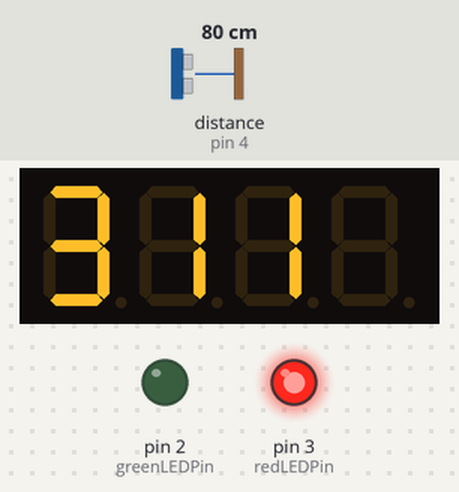
Recording of a sketch running on a simulated Arduino Uno, built with avr-gcc and run on an emulated ATmega328P. Parts: 4-digit seven-segment display, output pins drawn as LEDs (lit = HIGH). Wiring (inferred from the names in the program): ultrasonic range finder: trigger pin 5; echo pin 4. The test bench sets the inputs (shaded band); at power-on: distance to the obstacle (sensor on pin 4) 80 cm. The echo pulse lasts 58.3 µs per cm; pins used as bus, display or sensor lines are not drawn.

Above: at 1.2 s.
1.3 s: distance to the obstacle (sensor on pin 4) set to 13 cm
2.8 s: distance to the obstacle (sensor on pin 4) set to 10 cm
At 3.4 s:
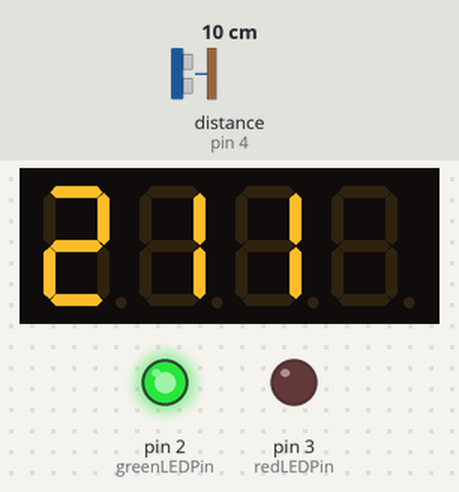
4.4 s: distance to the obstacle (sensor on pin 4) set to 18 cm
At 5.4 s:
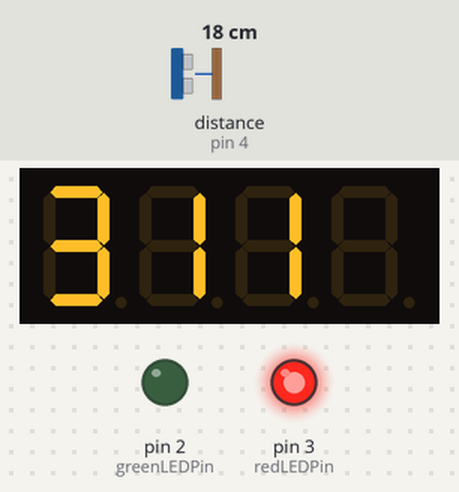
5.9 s: distance to the obstacle (sensor on pin 4) set to 2 cm
At 6.7 s:
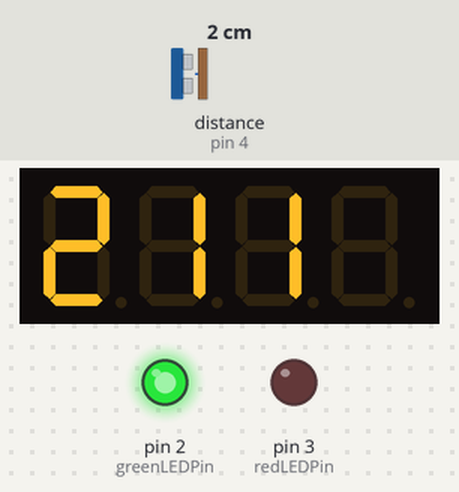
Timing chart, 0 to 8.4 s (numbered marks = the images above; inputs shaded):
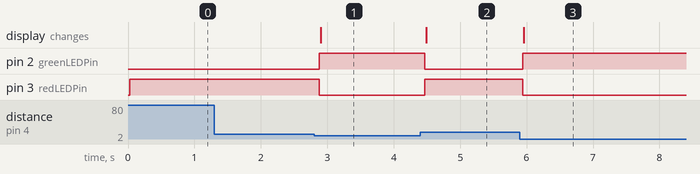

The sketch:

car_display.ino
```cpp
#include <TM1637Display.h>

#define CLK 12
#define DIO 13

TM1637Display display(CLK, DIO);

volatile int generalArea = 3;
int eletricArea = 1;
int disabledArea = 1;

uint8_t data[] = { 0x00, 0x00, 0x00, 0x00 };

int edhoInputPin = 4;   // define ultrasonic signal receiver pin ECHO to D4
int trigOutputPin = 5;  // define ultrasonic signal transmitter pin TRIG to D5
int redLEDPin = 3;
int greenLEDPin = 2;

void setup() {
  Serial.begin(9600);
  pinMode(edhoInputPin, INPUT);
  pinMode(trigOutputPin, OUTPUT);
  pinMode(redLEDPin, OUTPUT);
  pinMode(greenLEDPin, OUTPUT);

  attachInterrupt(digitalPinToInterrupt(redLEDPin), countDown, FALLING);
  attachInterrupt(digitalPinToInterrupt(greenLEDPin), countUp, FALLING);
  display.setBrightness(8);  // 밝기 설정 범위는 0 ~ 16

  // 주차 구역 빈 자릿수 표시
  data[0] = display.encodeDigit(generalArea);
  data[1] = display.encodeDigit(eletricArea);
  data[2] = display.encodeDigit(disabledArea);
  display.setSegments(data);  // 배열 출력
}

void countUp() {
  generalArea++;
}

void countDown() {
  generalArea--;
}

void loop() {
  // 센서의 펄스 시간을 읽어서 거리로 변환
  digitalWrite(trigOutputPin, LOW);
  delayMicroseconds(2);
  digitalWrite(trigOutputPin, HIGH);  // Pulse for 10μ s to trigger ultrasonic detection
  delayMicroseconds(10);
  digitalWrite(trigOutputPin, LOW);

  int distance = pulseIn(edhoInputPin, HIGH);
  distance = distance / 58;

  if (distance <= 10) {
    // 빨간 LED OFF 초록 LED ON
    digitalWrite(redLEDPin, LOW);
    digitalWrite(greenLEDPin, HIGH);
  } else {
    // 빨간 LED ON 초록 LED OFF
    digitalWrite(redLEDPin, HIGH);
    digitalWrite(greenLEDPin, LOW);
  }

  // 주차 구역 빈 자릿수 표시
  data[0] = display.encodeDigit(generalArea);
  display.setSegments(data);  // 배열 출력

  delay(100);
}
```

Measured:
- the behaviour switches between 12 and 11 cm on distance to the obstacle (sensor on pin 4) (found by bisection; images 0 and 1)
- after the input at 1.3 s, every drawn part: stays the same
- after the input at 2.8 s, pin 2 (greenLEDPin): LOW → HIGH after 0.08 s; pin 3 (redLEDPin): HIGH → LOW after 0.08 s; the display: changes after 0.10 s (image 1)
- after the input at 4.4 s, pin 2 (greenLEDPin): HIGH → LOW after 0.07 s; pin 3 (redLEDPin): LOW → HIGH after 0.07 s; the display: changes after 0.09 s (image 2)
- after the input at 5.9 s, pin 2 (greenLEDPin): LOW → HIGH at once; pin 3 (redLEDPin): HIGH → LOW at once; the display: changes after 0.06 s (image 3)
